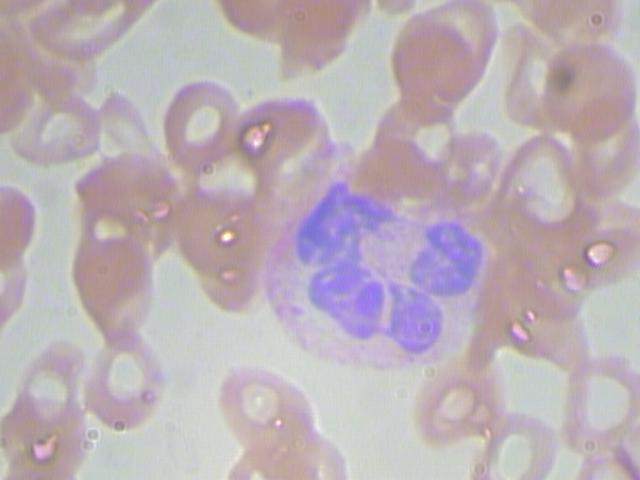
#> input picture data/raw/JPEGImages/BloodImage_00000.jpg, 640 x 480 px
$ python L1_akwizycja.py
#> lines starting #> are read from the running program, lines starting #| are printed output that depends on the picture
import cv2
import matplotlib.pyplot as plt
import os

#scikza absolutna
script_dir = os.path.dirname(os.path.abspath(__file__))
#sklejenie sciezki
image_path = os.path.join(script_dir, "..", "data", "raw", "JPEGImages", "BloodImage_00000.jpg")

# Opcjonalnie: Normalizacja ścieżki (ładnie czyści uśniki i ukośniki na zgodne z systemem Windows/Mac)
image_path = os.path.normpath(image_path)


if not os.path.exists(image_path):
    print(f"BŁĄD: nie znaleziono pliku pod ścieżką: {image_path}")
else:
    #wczytuje obraz za pomoca opencv domyslnie w formacie BGR blue geeen red
    img_bgr=cv2.imread(image_path)
#> img_bgr is the input picture: shape (480, 640, 3); mean B, G, R 182.3, 175.5, 187.3

    #robie kwoenrsje przestrzeni bawr

    img_rgb=cv2.cvtColor(img_bgr, cv2.COLOR_BGR2RGB)
    img_gray=cv2.cvtColor(img_bgr, cv2.COLOR_BGR2GRAY)
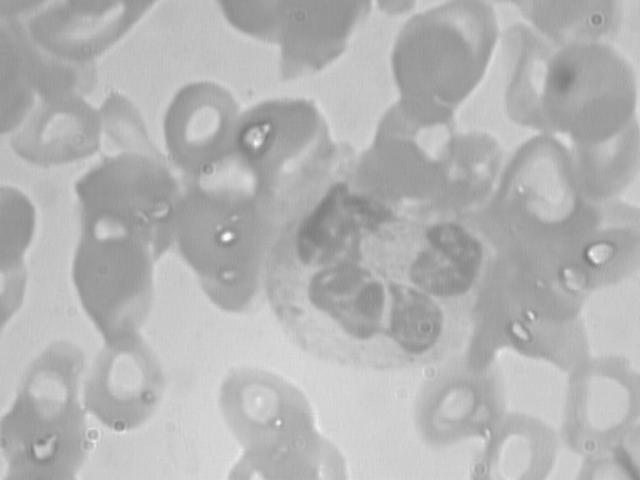
#> img_gray: shape (480, 640); min 121, max 252, mean 179.8


    #wizyalizacje
    plt.figure(figsize=(10,5))

    plt.subplot(1,2,1)
    plt.imshow(img_rgb)
    plt.title(f"Obraz oryginalny RGB\nRozdzielczosc: {img_rgb.shape[:2]}")
    plt.axis("off")

    plt.subplot(1,2,2)
    plt.imshow(img_gray, cmap="gray")
    plt.title("Obraz w skali szarości")
    plt.axis("off")

    plt.tight_layout()
    plt.show()
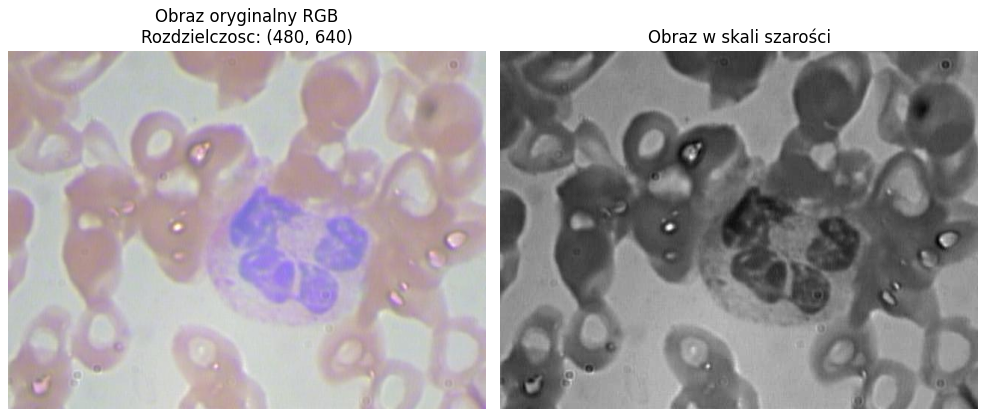
#> figure drawn by matplotlib, 2 panels

$ run again, with data/raw/JPEGImages/BloodImage_00003.jpg copied over data/raw/JPEGImages/BloodImage_00000.jpg
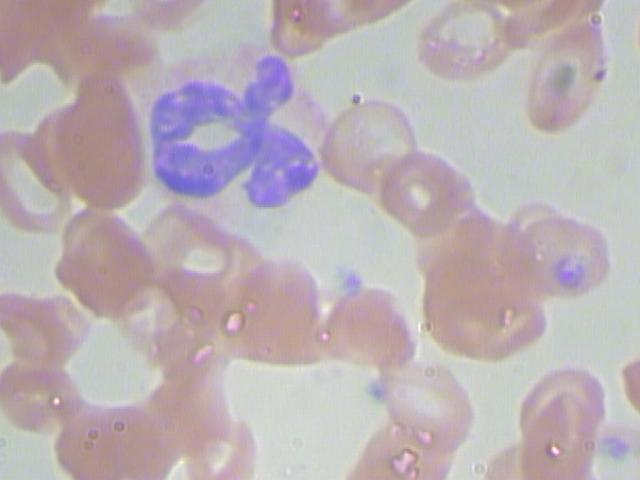
#> input picture data/raw/JPEGImages/BloodImage_00003.jpg, 640 x 480 px
#> img_bgr is the input picture: shape (480, 640, 3); mean B, G, R 181, 176.2, 187.1
#> `img_gray=cv2.cvtColor(img_bgr, cv2.COLOR_BGR2GRAY)`:
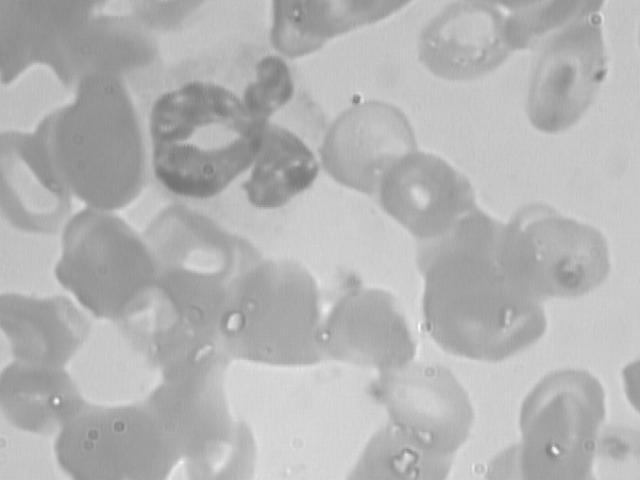
#> img_gray: shape (480, 640); min 115, max 252, mean 180
#> `plt.show()`:
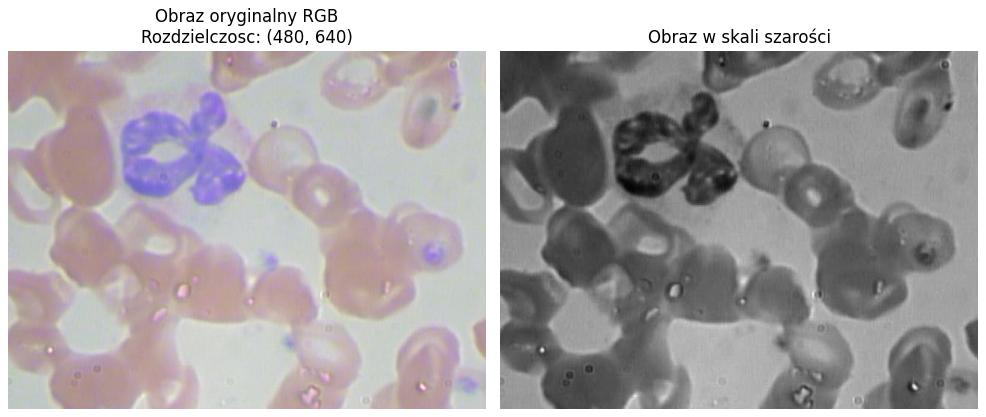
#> figure drawn by matplotlib, 2 panels

$ run again, with data/raw/JPEGImages/BloodImage_00006.jpg copied over data/raw/JPEGImages/BloodImage_00000.jpg
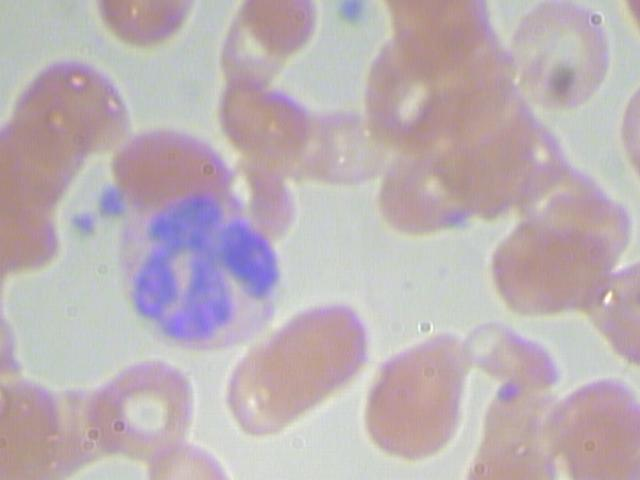
#> input picture data/raw/JPEGImages/BloodImage_00006.jpg, 640 x 480 px
#> img_bgr is the input picture: shape (480, 640, 3); mean B, G, R 181.1, 176.6, 188.6
#> `img_gray=cv2.cvtColor(img_bgr, cv2.COLOR_BGR2GRAY)`:
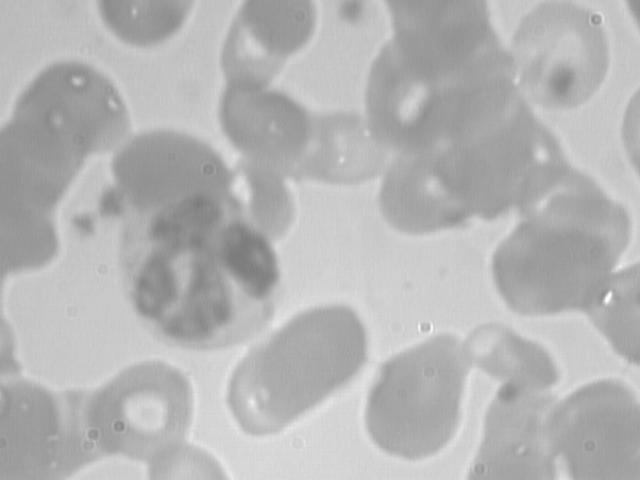
#> img_gray: shape (480, 640); min 123, max 252, mean 180.7
#> `plt.show()`:
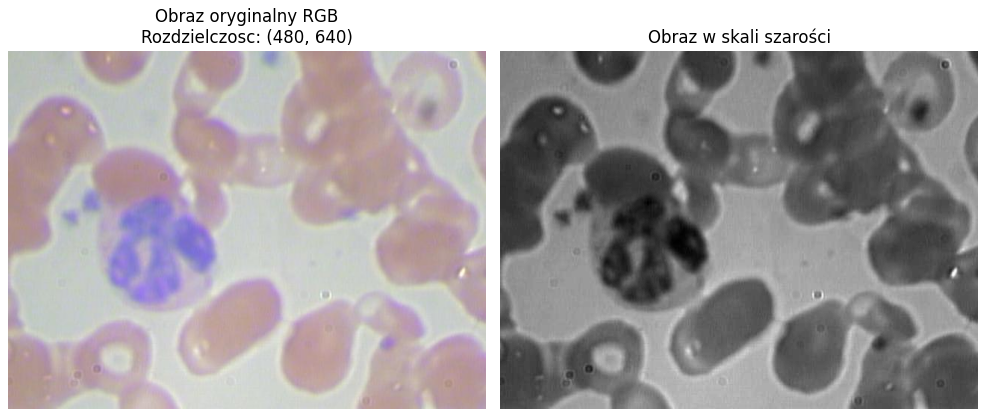
#> figure drawn by matplotlib, 2 panels

$ run again, with data/raw/JPEGImages/BloodImage_00011.jpg copied over data/raw/JPEGImages/BloodImage_00000.jpg
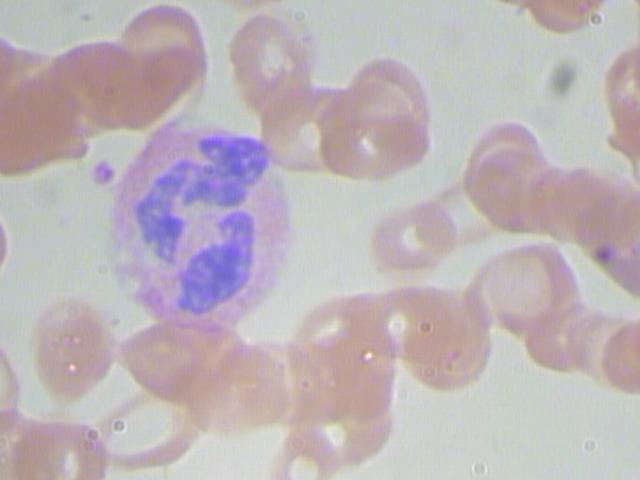
#> input picture data/raw/JPEGImages/BloodImage_00011.jpg, 640 x 480 px
#> img_bgr is the input picture: shape (480, 640, 3); mean B, G, R 184.1, 179.8, 189.2
#> `img_gray=cv2.cvtColor(img_bgr, cv2.COLOR_BGR2GRAY)`:
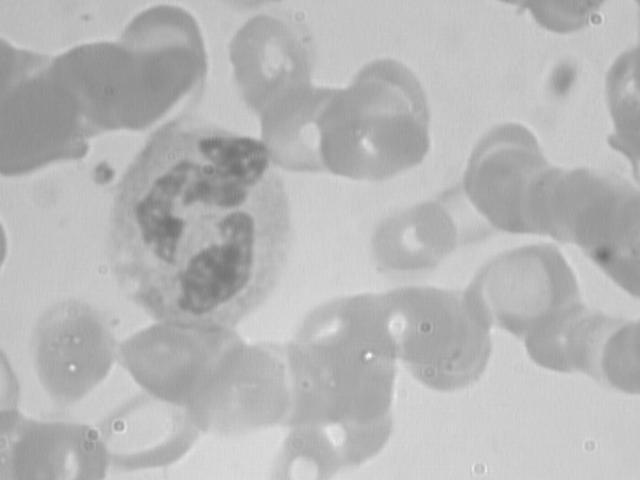
#> img_gray: shape (480, 640); min 110, max 249, mean 183.1
#> `plt.show()`:
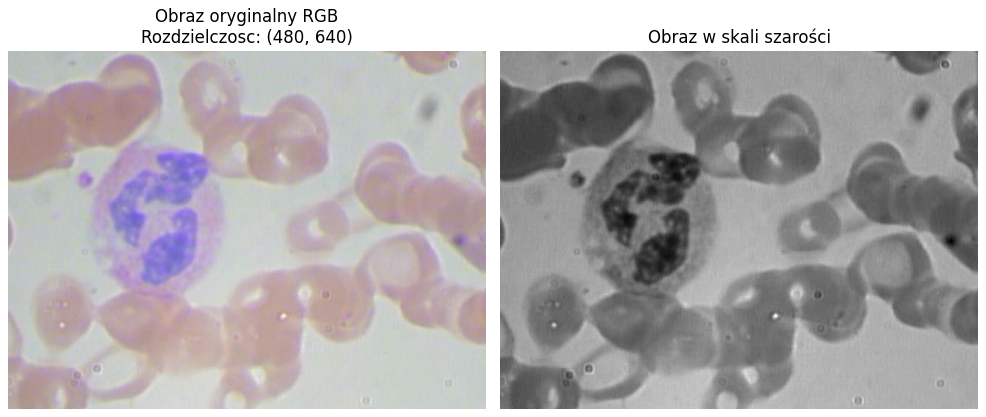
#> figure drawn by matplotlib, 2 panels
